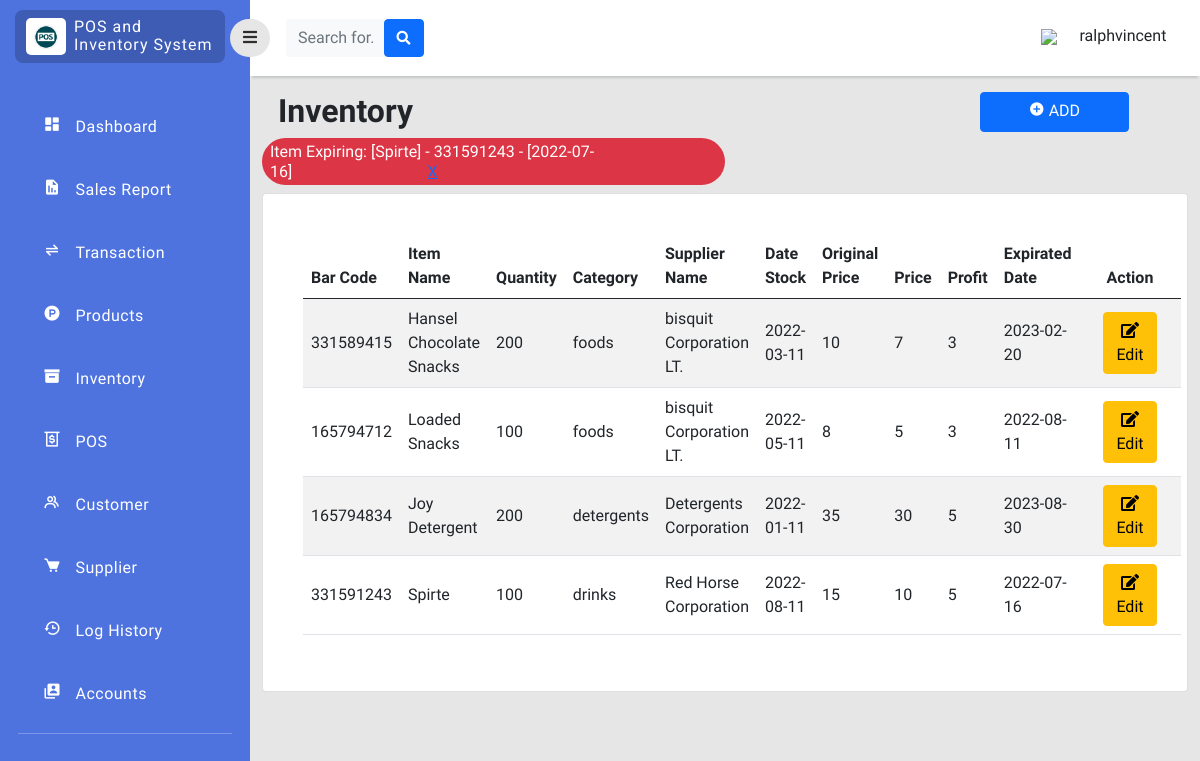
Page /php/inventory.php (signed in) on the committed database.
### tables this page shows
CREATE TABLE `inventory` (
  `item_id` bigint(11) NOT NULL,
  `bar_code` bigint(11) NOT NULL,
  `item_name` varchar(255) NOT NULL,
  `quantity` int(11) NOT NULL,
  `price` double NOT NULL,
  `orignal_price` double NOT NULL,
  `profit` double NOT NULL,
  `category_id` int(11) NOT NULL,
  `supplier_id` int(11) NOT NULL,
  `stock_in` date NOT NULL,
  `date_expired` date NOT NULL,
  `status` enum('active','archive') NOT NULL
);

CREATE TABLE `category` (
  `category_id` int(11) NOT NULL,
  `category_name` enum('foods','drinks','detergents') NOT NULL
);

CREATE TABLE `supplier` (
  `supplier_id` int(11) NOT NULL,
  `company_name` varchar(255) NOT NULL,
  `location_id` int(255) NOT NULL,
  `phone_no` int(11) NOT NULL
);

### php/inventory.php (the view, shortened to what this page needs)
<?php
function createRandomPassword() {
    $chars = "003232303232023232023456789";
    $i = 0;
    $pass = '' ;
    while ($i <= 7) {
        $num = rand() % 33;
        $tmp = substr($chars, $num, 1);
        $pass = $pass . $tmp;
        $i++;
    }
    return $pass;
}
$finalcode='RS-'.createRandomPassword();
include 'connection.php';
?>
<!doctype html>
<html lang="en">
  <head>
    <link href="https://cdn.jsdelivr.net/npm/bootstrap@5.0.2/dist/css/bootstrap.min.css" rel="stylesheet"
>
    <link rel="stylesheet" type="text/css" href="../style/dash.css">
    <link
      href="https://cdnjs.cloudflare.com/ajax/libs/font-awesome/5.15.1/css/all.min.css"
      rel="stylesheet"
    />
    <link href='https://unpkg.com/boxicons@2.1.2/css/boxicons.min.css' rel='stylesheet'>
    </head>
    <body>
    <div class="page">
        <div class="sidebar">
            <div class="sidebar-header">
                <div class="sidebar-logo-container">
                    <div class="logo-container">
                        <img class="logo-sidebar" src="../image/logo.png" />
                    </div>
                    <div class="sys-name-container mt-2">
                        <p class="sys-name">
                            POS and <br>
                            <span class="brand-subname">
                            Inventory System
                            </span>
                        </p>
                    </div>
                </div>
            </div>
            <div class="sidebar-body">
                <ul class="navigation-list">
                    <li class="navigation-list-item">
                        <a class="navigation-link" href="dashboard.php">
                            <div class="row">
                                <div class="col-2">
                                    <i class='bx bxs-dashboard'></i>
                                </div>
                                <div class="col-9">
                                    Dashboard
                                </div>
                            </div>
                        </a>
                    </li>
                    <li class="navigation-list-item">
                        <a class="navigation-link" href="transaction_report.php?sales=0&trans=0">
                            <div class="row">
                                <div class="col-2">
                                    <i class='bx bxs-report'></i>
                                </div>
                                <div class="col-9">
                                    Sales Report
                                </div>
                            </div>
                        </a>
                    </li>
                    <li class="navigation-list-item">
                        <a class="navigation-link" href="transaction.php">
                            <div class="row">
                                <div class="col-2">
                                    <i class='bx bx-transfer-alt'></i>
                                </div>
                                <div class="col-9">
                                    Transaction
                                </div>
                            </div>
                        </a>
                    </li>
                    <li class="navigation-list-item">
                        <a class="navigation-link" href="product.php">
                            <div class="row">
                                <div class="col-2">
                                    <i class='bx bxl-product-hunt' ></i>
                                </div>
                                <div class="col-9">
                                    Products
                                </div>
                            </div>
                        </a>
                    </li>
                     <li class="navigation-list-item">
                        <a class="navigation-link" href="inventory.php">
                            <div class="row">
                                <div class="col-2">
                                    <i class='bx bxs-box'></i>
                                </div>
                                <div class="col-9">
                                    Inventory
                                </div>
                            </div>
                        </a>
                    </li>
                    <li class="navigation-list-item">
                        <a class="navigation-link" href="../cashier/dashboard.php?invoice=<?php echo $finalcode;  ?>">
                            <div class="row">
                                <div class="col-2">
                                    <i class='bx bx-money-withdraw'></i>
                                </div>
                                <div class="col-9">
                                    POS
                                </div>
                            </div>
                        </a>
                    </li>
                    <li class="navigation-list-item">
                        <a class="navigation-link" href="customer.php">
                            <div class="row">
                                <div class="col-2">
                                    <i class='bx bx-group'></i>
                                </div>
                                <div class="col-9">
                                    Customer
                                </div>
                            </div>
                        </a>
                    </li>
                    <li class="navigation-list-item">
                        <a class="navigation-link" href="supplier.php">
                            <div class="row">
                                <div class="col-2">
                                    <i class='bx bxs-cart' ></i>
                                </div>
                                <div class="col-9">
                                    Supplier
                                </div>
                            </div>
                        </a>
                    </li>
                    <li class="navigation-list-item">
                        <a class="navigation-link" href="loghistory.php">
                            <div class="row">
                                <div class="col-2">
                                    <i class='bx bx-history'></i>
                                </div>
                                <div class="col-9">
                                    Log History
                                </div>
                            </div>
                        </a>
                    </li>
                    <li class="navigation-list-item">
                        <a class="navigation-link" href="user_manager.php">
                            <div class="row">
                                <div class="col-2">
                                    <i class='bx bxs-user-account'></i>
                                </div>
                                <div class="col-9">
                                    Accounts
                                </div>
                            </div>
                        </a>
                    </li>
                    <hr style="color:rgb(255, 255, 255);margin-top:10px;">
                </ul>
            </div>
        </div>
        <div class="content">
            <div class="navigationBar justify-content-between">
                <button id="sidebarToggle" class="btn sidebarToggle">
                    <i class="fas fa-bars"></i>
                </button>
                <form class="d-none d-sm-inline-block form-inline mr-auto ml-md-3 my-2 my-md-0 mw-100 navbar-search ms-3"style="padding-right: 65%;">
                    <div class="input-group">
                        <input type="text" class="form-control bg-light border-0 small" placeholder="Search for..."aria-label="Search" aria-describedby="basic-addon2"id="SearchMo" onkeyup="myFunction()">
                        <div class="input-group-append">
                            <button class="btn btn-primary" type="button">
                                <i class="fas fa-search fa-sm"></i>
                            </button>
                        </div>
                    </div>
                </form>
                 <div>
                    <div class="dropdown pb-1 me-4">
                        <a href="#" class="d-flex align-items-center text-white text-decoration-none dropdown-toggle" id="dropdownUser1" data-bs-toggle="dropdown" aria-expanded="false">
                            <div class="col-2">
                                <img class="mr-3" src="../image/user_35px.png" />
                            </div>
                            <span class="d-none d-sm-inline mx-1 ms-3 text-dark"><?php echo $_SESSION["username"];  ?></span>
                        </a>
                    </div>
                </div>
            </div>
            <div class="col py-3 d-flex justify-content-center overflow-auto">
                 <div class="container-fluid">
                <div class="row">
                        <div class="col d-flex justify-content">
                            <br>
                            <div class="w-50">
                                <h2 class="text-dark text-start ps-3 fw-bold">Inventory </h2>
                            </div>
                            <div class="position-left w-50">
                                <button type="button" class="btn btn-primary px-5 pb-2" data-bs-toggle="modal" data-bs-target="#create" style="margin-left: 55%;"><b><i class='bx bxs-plus-circle'></i> </b> ADD</button>
                            </div>
                        </div>
                    </div>
                    <?php
                            $expired = mysqli_query($con, "SELECT * FROM inventory WHERE (( date_expired - INTERVAL 8 DAY) <= current_date()) ORDER BY date_expired asc");
                            while($row = mysqli_fetch_array($expired)) { ?>
                            <h6 class="bg-danger p-1 ps-2 text-white rounded-pill w-50">Item Expiring: [<?php echo $row['item_name']. "] - " .$row['bar_code']. " - [" .$row['date_expired']; ?>]<a href="inventory.php" style="margin-left: 30%;">X</a></h6>
                            <?php
                            }
                            ?>
                    <div class="row">
                        <div class="col ">
                            <div class="card">
                                <div class="card-body rounded-3 m-4 table-responsive-sm">
                                    <table class="table table-striped align-middle" id="InventoryTab">
                                        <thead>
                                            <tr>
                                                <th scope="col">Bar Code</th>
                                                <th scope="col">Item Name</th>
                                                <th scope="col">Quantity</th>
                                                <th scope="col">Category</th>
                                                <th scope="col">Supplier Name</th>
                                                <th scope="col">Date Stock</th>
                                                <th scope="col">Original Price</th>
                                                <th scope="col">Price</th>
                                                <th scope="col">Profit</th>
                                                <th scope="col">Expirated Date</th>
                                                <th scope="col" style="text-align: center;">Action</th>
                                            </tr>
                                        </thead>
                                        <tbody>
                                            <?php
                                            $query_run = mysqli_query($con,"SELECT * FROM inventory WHERE status = 'active'");
                                            $sql_run = mysqli_query($con,"SELECT * FROM category,inventory WHERE(category.category_id=inventory.category_id)");
                                            $sup_run = mysqli_query($con,"SELECT * FROM supplier,inventory WHERE(supplier.supplier_id=inventory.supplier_id)");
                                            while ($row=mysqli_fetch_assoc($query_run) AND $rows=mysqli_fetch_assoc($sql_run) AND $raw=mysqli_fetch_assoc($sup_run)) { ?>
                                            <tr>
                                                <td><?php echo $row['bar_code'];  ?></td>
                                                <td><?php echo $row['item_name'];  ?></td>
                                                <td ><?php echo $row['quantity'];  ?></td>
                                                <td ><?php echo $rows['category_name'];  ?></td>
                                                <td><?php echo $raw['company_name'];  ?></td>
                                                <td><?php echo $row['stock_in'];  ?></td>
                                                <td ><?php echo $row['orignal_price'];  ?></td>
                                                <td ><?php echo $row['price'];  ?></td>
                                                <td ><?php echo $row['profit'];  ?></td>
                                                <td><?php echo $row['date_expired'];  ?></td>
                                                <td>
                                                    <div class="d-flex flex-row justify-content-center">
                                                        <button class="btn btn-warning editbtn mx-3" data-toggle="modal" type="button"><i class="fas fa-edit" data-toggle="tooltip" title="edit"></i>Edit</button>
                                                </td>
                                            </tr>
                                        <?php }  ?>
                                        </tbody>
                                    </table>
                                </div>
                            </div>
                        </div>
                    </div>
                </div>
            </div>
        </div>
    </div>
</body>
</html>

### style/dash.css (style rules this page uses)
* { font-family: 'Fira Sans', sans-serif; }
body { background-color: #e6e6e6; }
.page .sidebar { background: rgb(78, 115, 223); position: fixed; top: 0; left: 0; width: 250px; height: 100vh; overflow-y: auto; overflow-x: hidden; transition: all 0.3s ease; }
.page .content { margin-left: 250px; transition: all 0.3s ease; }
.navigationBar { background-color: white; height: 50px; display: flex; padding: 38px 0px; align-items: center; box-shadow: 0 4px 2px -2px #c5c6c7; }
.sidebarToggle { font-size: 16px; color: rgb(0, 0, 0, 0.8); margin-left: -20px; z-index: 999; border-radius: 50px; background-color: #e6e6e6; transition: all 0.3s ease; outline: none!important; box-shadow: none!important; }
.sidebar-header { padding: 10px 25px 10px 15px; }
.sidebar-logo-container { background-color: rgb(0, 0, 0, 0.2); border-radius: 8px; padding-left: 3px; display: flex; }
.logo-container { max-width: 40px; background-color: #fff; border-radius: 5px; margin: 8px; padding: 6px 8px; }
.logo-sidebar { width: 100%; height: auto; }
.sys-name { color: white; margin: 0px; line-height: 1.1rem; font-size: 16px; letter-spacing: 1px; font-family: 'Roboto', sans-serif; }
.navigation-list { list-style-type:none; padding: 0px 18px; margin-top: 30px; }
.navigation-list-item { padding: 12px 18px 12px 25px; margin: 15px 0px; border-radius: 8px; }
.navigation-link { color: #fff; letter-spacing: 0.5px; font-weight: 400; text-decoration: none; font-size: 16px; font-family: 'Roboto', sans-serif; }
.navigation-link i { font-size: 18px; color: #fff; }

### rows in the picture
inventory: item_name "Spirte", bar_code "331591243", date_expired "2022-07-16", quantity "100", category.category_name "drinks", supplier.company_name "Red Horse Corporation", stock_in "2022-08-11", orignal_price "15", price "10", profit "5"
inventory: bar_code "331589415", item_name "Hansel Chocolate Snacks", quantity "200", category.category_name "foods", supplier.company_name "bisquit Corporation LT.", stock_in "2022-03-11", orignal_price "10", price "7", profit "3", date_expired "2023-02-20"
inventory: bar_code "165794712", item_name "Loaded Snacks", quantity "100", category.category_name "foods", supplier.company_name "bisquit Corporation LT.", stock_in "2022-05-11", orignal_price "8", price "5", profit "3", date_expired "2022-08-11"
inventory: bar_code "165794834", item_name "Joy Detergent", quantity "200", category.category_name "detergents", supplier.company_name "Detergents Corporation", stock_in "2022-01-11", orignal_price "35", price "30", profit "5", date_expired "2023-08-30"

### other values in the picture
$_SESSION["username"] "ralphvincent"
